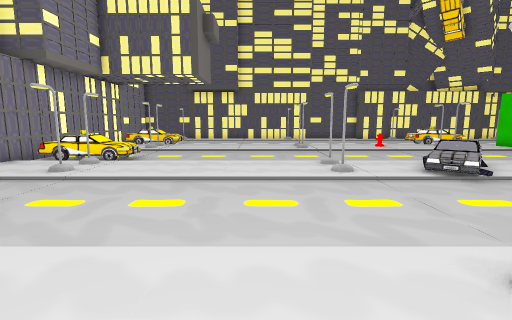
View 1 (above)

19 first-person views from a walk through a Unity game level. The camera is 1.5 m above the floor, tilts 8° down and sees 85° across. The floor is counted in squares, 1 m on a side. Each view is taken from the middle of a square. On the plan, view 1 faces up. The plan holds only what a view shows up to about 14 squares ahead; the rest is blank. The place goes on beyond the plan. Some surface patterns are stand-ins.

View 2
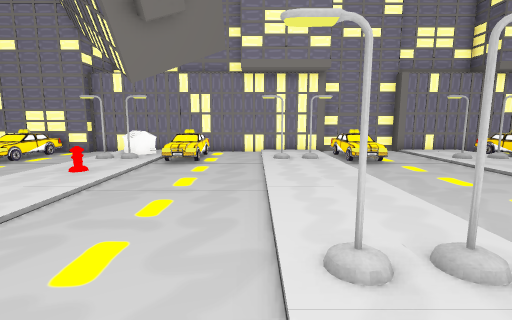

View 3
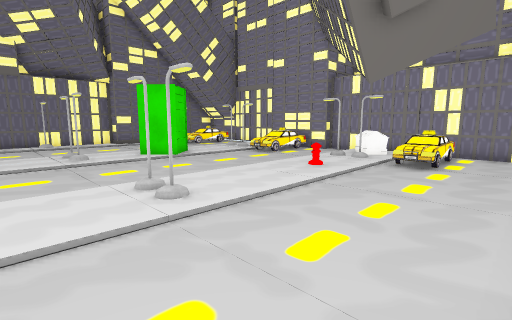

View 4
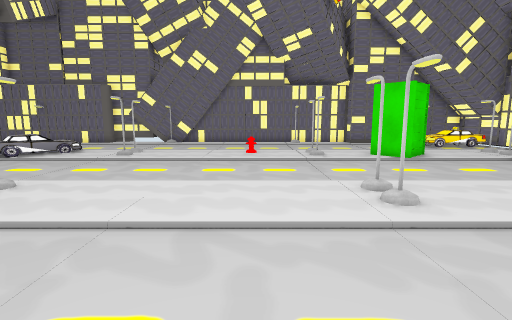

View 5
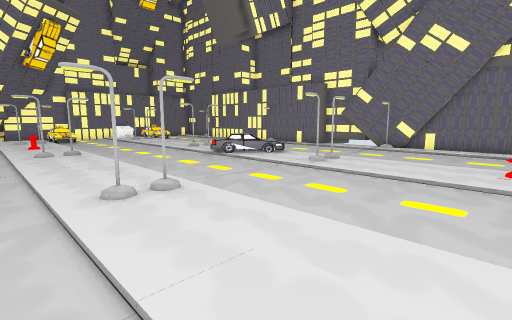

View 6
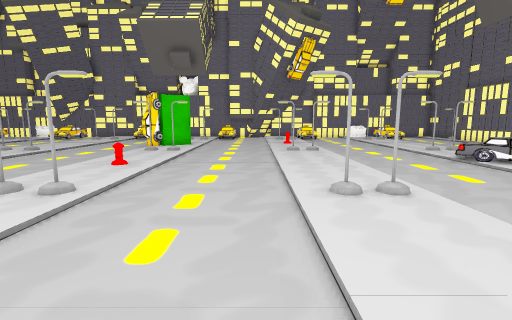

View 7
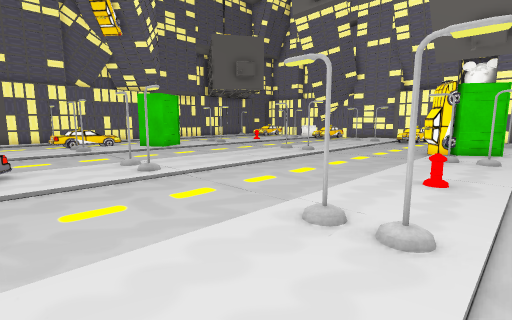

View 8
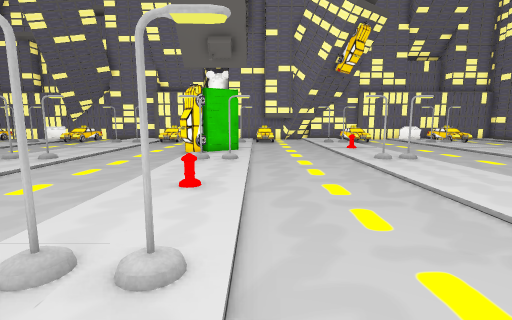

View 9
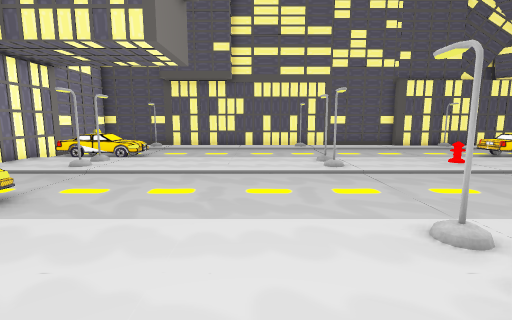

View 10
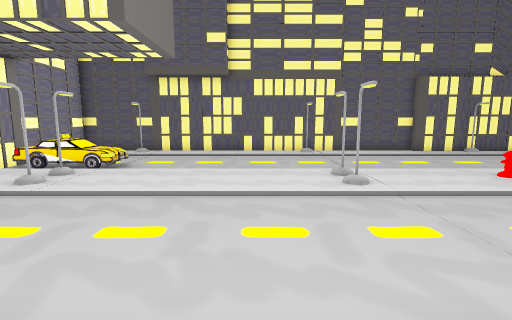

View 11
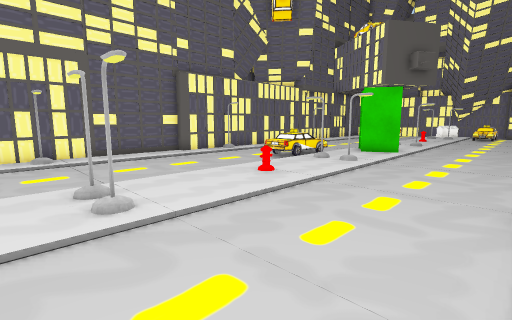

View 12
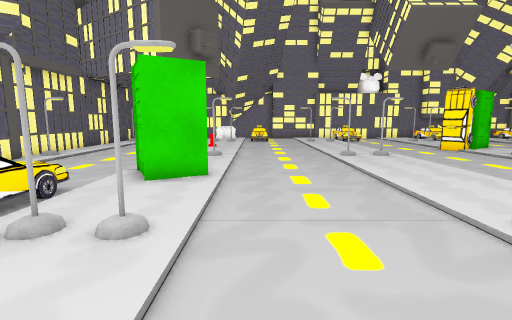

View 13
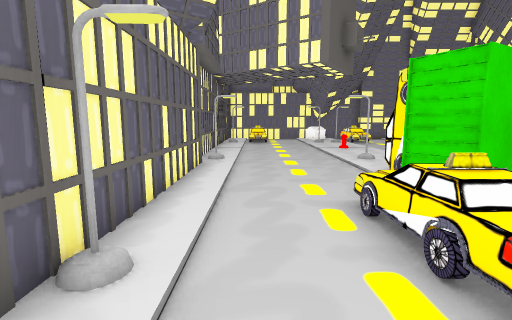

View 14
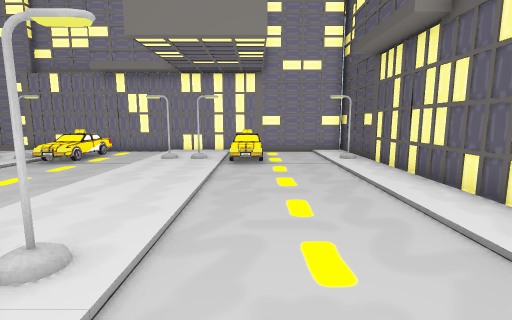

View 15
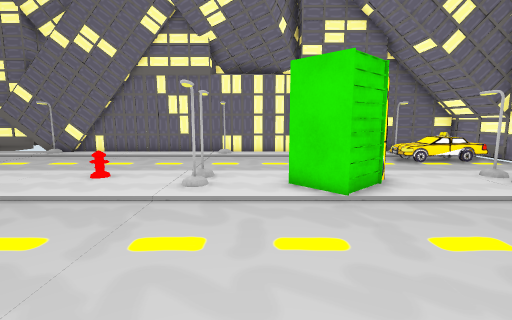

View 16
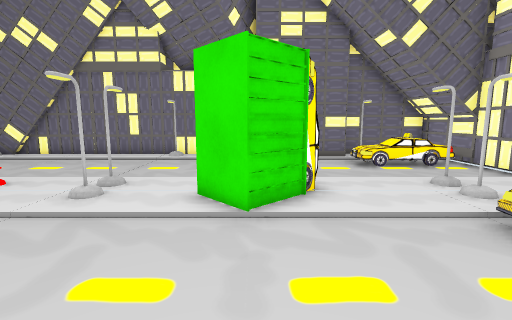

View 17
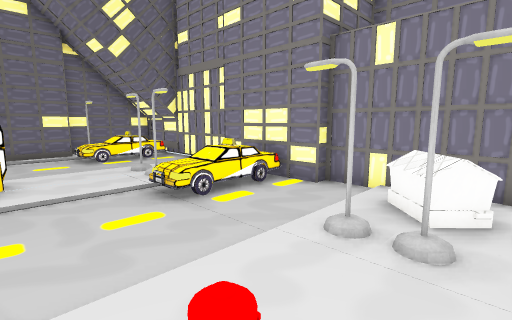

View 18
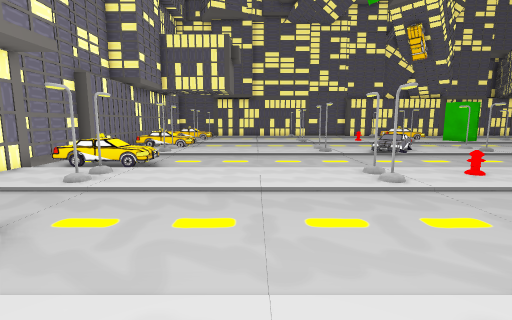

View 19
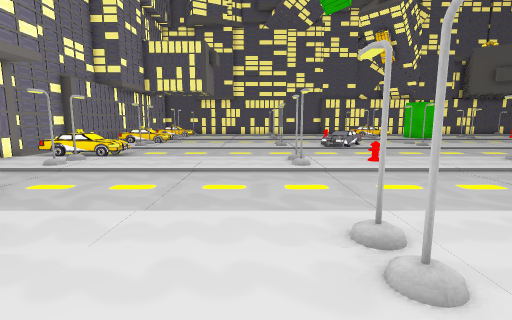

### Floor plan
Key: @ floor where view 1 was taken; # wall or solid block; . main floor; : floor 0.75 m higher than the main floor; / step, stairs or slope; = window, fence, low wall or low ledge; O other object.
Columns run from 9 left of view 1 to 22 right of it. Each row starts with its distance up from view 1.
 22 ################################
 21 #...............................
 20 #...............................
 19 #...............................
 18 # OOO..............OOOO.........
 17 #OOOO..............OOOO.........
 16 #..# ..............##..OOO......
 15 #...............O......O  .....
 14 #......................O.......
 13 #..............................
 12 #...............................
 11 #//:O...........................
 10 #/OO ..........................
  9 #..........#...OO..#......./#...
  8 #.............OO...........//...
  7 #.............O/................
  6 #...............................
  5 #...............................
  4 #/  O...........................
  3 #.............................OO
  2 #..#..........O...............OO
  1 #..#.......#.......#...O...#...O
  0 #........@......................
 -1 #...............................
 -2 #//.............................
 -3 #   O...........................
 -4 #.O.............................
 -5 #OOO .O....#.......#.......#...O
 -6 #.O# ...........................
 -7 #...............................
 -8 ##..............................
 -9  #OOO...........................
-10  #OOO...........................
-11  #......OO..............OO......
-12 #..#...O O.#..O....#../OO .#  ..
-13 #......O ............./
-14 #......  ..............
-15 #......  ..............
-16 #OOOO..  .............
-17 # OO=..  .............
-18 #######  ..# ......##..
-19         ###############

Positions as (right, up) in squares from view 1, and headings:
1: (0, 0), facing up
2: (5, 0), facing left
3: (5, 0), facing down-left
4: (5, 0), facing down
5: (5, -3), facing down-right
6: (5, -3), facing right
7: (7, 0), facing up-right
8: (8, 0), facing right
9: (0, 6), facing up
10: (0, 8), facing up
11: (1, 10), facing up-right
12: (7, 13), facing right
13: (8, 20), facing right
14: (5, 18), facing left
15: (1, -5), facing down
16: (-1, -6), facing down
17: (-2, -4), facing down-left
18: (-1, -6), facing up
19: (1, -8), facing up
